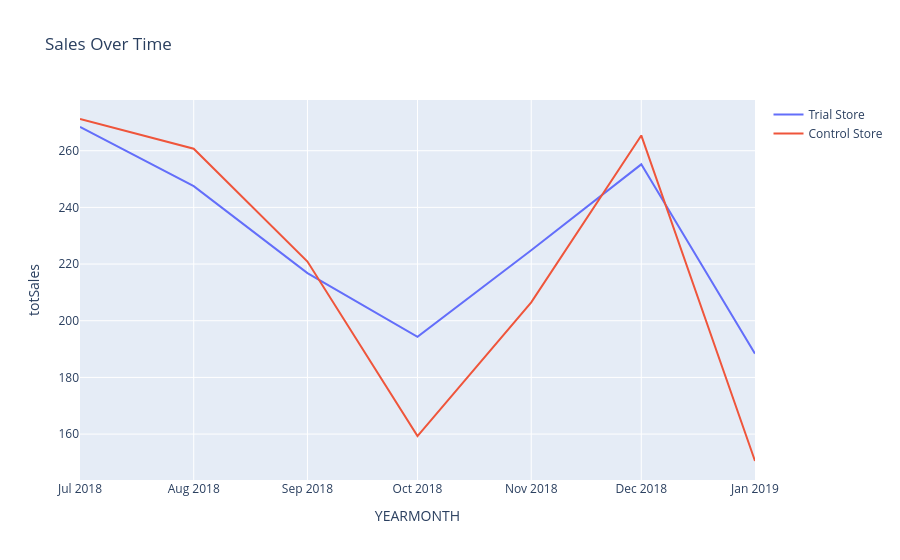

This figure's notebook cell:
### Code cell
"""
Now that we have found a control store, let's check visually if the drivers are indeed similar in the period before the trial.
We will put into consideration converting YEARMONTH to datetime for better plotting purposes
"""
# Filter data for trial and control stores
trial_data = preTrial[preTrial['STORE_NBR'] == trial_store]
control_data = preTrial[preTrial['STORE_NBR'] == control_store]

# Convert YEARMONTH to datetime
trial_data['YEARMONTH'] = pd.to_datetime(trial_data['YEARMONTH'], format='%Y%m')
control_data['YEARMONTH'] = pd.to_datetime(control_data['YEARMONTH'], format='%Y%m')

# Plot sales for trial and control stores
fig = go.Figure()
fig.add_trace(go.Scatter(x=trial_data['YEARMONTH'], y=trial_data['totSales'], mode='lines', name='Trial Store'))
fig.add_trace(go.Scatter(x=control_data['YEARMONTH'], y=control_data['totSales'], mode='lines', name='Control Store'))
fig.update_layout(title='Sales Over Time', xaxis_title='YEARMONTH', yaxis_title='totSales')
fig.show()

### Figure 1 — Plotly figure (JSON) as saved in the notebook; plotly's stock layout.template omitted (floating-point values rounded to 4 significant figures)
{"data": [{"mode": "lines", "name": "Trial Store", "type": "scatter", "x": ["2018-07-01T00:00:00", "2018-08-01T00:00:00", "2018-09-01T00:00:00", "2018-10-01T00:00:00", "2018-11-01T00:00:00", "2018-12-01T00:00:00", "2019-01-01T00:00:00"], "y": [268.4, 247.5, 216.8, 194.3, 224.9, 255.2, 188.4]}, {"mode": "lines", "name": "Control Store", "type": "scatter", "x": ["2018-07-01T00:00:00", "2018-08-01T00:00:00", "2018-09-01T00:00:00", "2018-10-01T00:00:00", "2018-11-01T00:00:00", "2018-12-01T00:00:00", "2019-01-01T00:00:00"], "y": [271.2, 260.7, 220.9, 159.3, 206.5, 265.4, 150.5]}], "layout": {"title": {"text": "Sales Over Time"}, "xaxis": {"title": {"text": "YEARMONTH"}}, "yaxis": {"title": {"text": "totSales"}}}}
